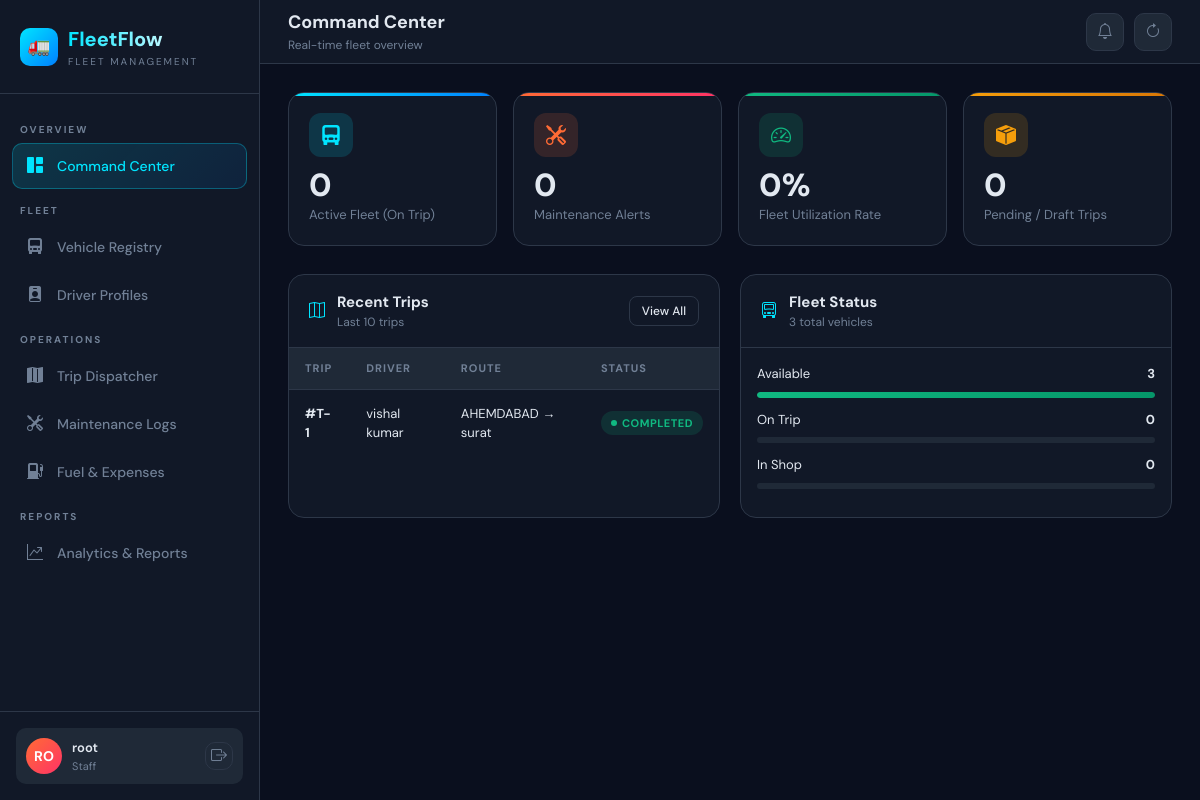
The page /dashboard/ (signed in) on the database its author committed.
### trips/models.py (models this page shows, shortened)
class Trip(models.Model):
    STATUS = [
        ('draft', 'Draft'),
        ('dispatched', 'Dispatched'),
        ('completed', 'Completed'),
        ('cancelled', 'Cancelled'),
    ]
    vehicle = models.ForeignKey(Vehicle, on_delete=models.PROTECT)
    driver = models.ForeignKey(Driver, on_delete=models.PROTECT)
    cargo_weight_kg = models.FloatField()
    origin = models.CharField(max_length=200)
    destination = models.CharField(max_length=200)
    status = models.CharField(max_length=20, choices=STATUS, default='draft')
    start_odometer = models.FloatField()
    end_odometer = models.FloatField(null=True, blank=True)
    notes = models.TextField(blank=True)
    created_at = models.DateTimeField(auto_now_add=True)

### drivers/models.py (models this page shows, shortened)
class Driver(models.Model):
    STATUS = [
        ('on_duty', 'On Duty'),
        ('off_duty', 'Off Duty'),
        ('suspended', 'Suspended'),
    ]
    LICENSE_CAT = [
        ('truck', 'Truck'),
        ('van', 'Van'),
        ('bike', 'Bike'),
    ]
    name = models.CharField(max_length=100)
    phone = models.CharField(max_length=15)
    license_number = models.CharField(max_length=50, unique=True)
    license_expiry = models.DateField()
    license_category = models.CharField(max_length=10, choices=LICENSE_CAT)
    safety_score = models.FloatField(default=100.0)
    status = models.CharField(max_length=20, choices=STATUS, default='off_duty')
    created_at = models.DateTimeField(auto_now_add=True)

### dashboard/views.py (the view)
# urls.py: path('', views.dashboard, name='dashboard'),
@login_required
def dashboard(request):
    group = get_group(request.user)
    if group == 'Dispatcher':
        return redirect('trip_list')
    elif group == 'Safety Officer':
        return redirect('driver_list')
    elif group == 'Analyst':
        return redirect('analytics')
    total_vehicles = Vehicle.objects.count() or 1
    available_count = Vehicle.objects.filter(status='available').count()
    on_trip_count = Vehicle.objects.filter(status='on_trip').count()
    in_shop_count = Vehicle.objects.filter(status='in_shop').count()
    utilization_rate = round((on_trip_count / total_vehicles) * 100)
    pending_trips = Trip.objects.filter(status='draft').count()
    recent_trips = Trip.objects.order_by('-created_at')[:10]
    expired_drivers = Driver.objects.filter(
        license_expiry__lt=datetime.date.today()
    )
    context = {
        'total_vehicles': total_vehicles,
        'available_count': available_count,
        'on_trip_count': on_trip_count,
        'in_shop_count': in_shop_count,
        'utilization_rate': utilization_rate,
        'pending_trips': pending_trips,
        'recent_trips': recent_trips,
        'expired_drivers': expired_drivers,
    }
    return render(request, 'dashboard/dashboard.html', context)

### dashboard/views.py (called while the page is built)
def get_group(user):
    if user.is_superuser:
        return 'Manager'
    group = user.groups.first()
    return group.name if group else ''

### templates/dashboard/dashboard.html (shortened to what this page needs)
{% extends 'base.html' %}
{% block topbar %}
<div class="topbar">
  <div>
    <div class="page-title">Command Center</div>
    <div class="page-subtitle">Real-time fleet overview</div>
  </div>
  <div class="topbar-actions">
    <div class="btn-icon"><i class="bi bi-bell"></i></div>
    <div class="btn-icon"><i class="bi bi-arrow-clockwise" onclick="location.reload()"></i></div>
  </div>
</div>
{% endblock %}
{% block content %}
<div class="kpi-grid">
  <div class="kpi-card cyan">
    <div class="kpi-icon"><i class="bi bi-truck-front-fill"></i></div>
    <div class="kpi-value">{{ on_trip_count }}</div>
    <div class="kpi-label">Active Fleet (On Trip)</div>
  </div>
  <div class="kpi-card orange">
    <div class="kpi-icon"><i class="bi bi-tools"></i></div>
    <div class="kpi-value">{{ in_shop_count }}</div>
    <div class="kpi-label">Maintenance Alerts</div>
  </div>
  <div class="kpi-card green">
    <div class="kpi-icon"><i class="bi bi-speedometer2"></i></div>
    <div class="kpi-value">{{ utilization_rate }}%</div>
    <div class="kpi-label">Fleet Utilization Rate</div>
  </div>
  <div class="kpi-card yellow">
    <div class="kpi-icon"><i class="bi bi-box-seam-fill"></i></div>
    <div class="kpi-value">{{ pending_trips }}</div>
    <div class="kpi-label">Pending / Draft Trips</div>
  </div>
</div>
<div class="grid-2">
  <div class="card-box">
    <div class="card-header">
      <i class="bi bi-map" style="color:var(--accent)"></i>
      <div>
        <div class="card-header-title">Recent Trips</div>
        <div class="card-header-sub">Last 10 trips</div>
      </div>
      <div class="card-header-actions">
        <a href="{% url 'trip_list' %}" class="btn-outline-ff btn-sm-ff">View All</a>
      </div>
    </div>
    <div class="table-wrap">
      <table>
        <thead>
          <tr><th>Trip</th><th>Driver</th><th>Route</th><th>Status</th></tr>
        </thead>
        <tbody>
          {% for trip in recent_trips %}
          <tr>
            <td><b>#T-{{ trip.id }}</b></td>
            <td>{{ trip.driver.name }}</td>
            <td>{{ trip.origin|truncatechars:10 }} → {{ trip.destination|truncatechars:10 }}</td>
            <td>
              <span class="pill pill-{% if trip.status == 'completed' %}success{% elif trip.status == 'dispatched' %}primary{% elif trip.status == 'cancelled' %}danger{% else %}secondary{% endif %}">
                <span class="pill-dot"></span>{{ trip.get_status_display }}
              </span>
            </td>
          </tr>
          {% empty %}
          <tr><td colspan="4" style="text-align:center;color:var(--text-muted)">No trips yet</td></tr>
          {% endfor %}
        </tbody>
      </table>
    </div>
  </div>
  <div class="card-box">
    <div class="card-header">
      <i class="bi bi-truck-front" style="color:var(--accent)"></i>
      <div>
        <div class="card-header-title">Fleet Status</div>
        <div class="card-header-sub">{{ total_vehicles }} total vehicles</div>
      </div>
    </div>
    <div style="padding:16px">
      <div style="margin-bottom:12px">
        <div style="display:flex;justify-content:space-between;margin-bottom:4px">
          <span style="font-size:13px">Available</span>
          <span style="font-size:13px;font-weight:700">{{ available_count }}</span>
        </div>
        <div class="progress-ff">
          <div class="progress-bar-ff" style="width:{% widthratio available_count total_vehicles 100 %}%;background:linear-gradient(90deg,var(--success),#059669)"></div>
        </div>
      </div>
      <div style="margin-bottom:12px">
        <div style="display:flex;justify-content:space-between;margin-bottom:4px">
          <span style="font-size:13px">On Trip</span>
          <span style="font-size:13px;font-weight:700">{{ on_trip_count }}</span>
        </div>
        <div class="progress-ff">
        </div>
      </div>
      <div style="margin-bottom:12px">
        <div style="display:flex;justify-content:space-between;margin-bottom:4px">
          <span style="font-size:13px">In Shop</span>
          <span style="font-size:13px;font-weight:700">{{ in_shop_count }}</span>
        </div>
        <div class="progress-ff">
        </div>
      </div>
    </div>
  </div>
</div>
{% endblock %}

### templates/base.html (shortened to what this page needs)
{% load static %}
<!DOCTYPE html>
<html lang="en">
<head>
<link href="https://cdnjs.cloudflare.com/ajax/libs/bootstrap/5.3.2/css/bootstrap.min.css" rel="stylesheet">
<link href="https://cdnjs.cloudflare.com/ajax/libs/bootstrap-icons/1.11.3/font/bootstrap-icons.min.css" rel="stylesheet">
<link rel="stylesheet" href="{% static 'css/main.css' %}">
</head>
<body>
<div style="display:flex">
  <div class="sidebar">
    <div class="sidebar-brand">
      <div class="brand-logo">
        <div class="brand-icon">🚛</div>
        <div>
          <div class="brand-name">FleetFlow</div>
          <div class="brand-tag">Fleet Management</div>
        </div>
      </div>
    </div>
    <nav class="sidebar-nav">
      {% if request.user.is_superuser or request.user.groups.first.name == 'Manager' %}
      <div class="nav-section">Overview</div>
      <a class="nav-item {% if request.resolver_match.url_name == 'dashboard' %}active{% endif %}" href="{% url 'dashboard' %}">
        <i class="bi bi-grid-1x2-fill"></i> Command Center
      </a>
      {% endif %}
      {% if request.user.is_superuser or request.user.groups.first.name == 'Manager' or request.user.groups.first.name == 'Dispatcher' or request.user.groups.first.name == 'Safety Officer' %}
      <div class="nav-section">Fleet</div>
      {% endif %}
      {% if request.user.is_superuser or request.user.groups.first.name == 'Manager' or request.user.groups.first.name == 'Dispatcher' %}
      <a class="nav-item {% if 'vehicle' in request.path %}active{% endif %}" href="{% url 'vehicle_list' %}">
        <i class="bi bi-truck-front-fill"></i> Vehicle Registry
      </a>
      {% endif %}
      {% if request.user.is_superuser or request.user.groups.first.name == 'Manager' or request.user.groups.first.name == 'Safety Officer' %}
      <a class="nav-item {% if 'driver' in request.path %}active{% endif %}" href="{% url 'driver_list' %}">
        <i class="bi bi-person-badge-fill"></i> Driver Profiles
      </a>
      {% endif %}
      {% if request.user.is_superuser or request.user.groups.first.name == 'Manager' or request.user.groups.first.name == 'Dispatcher' %}
      <div class="nav-section">Operations</div>
      <a class="nav-item {% if 'trip' in request.path %}active{% endif %}" href="{% url 'trip_list' %}">
        <i class="bi bi-map-fill"></i> Trip Dispatcher
      </a>
      <a class="nav-item {% if 'maintenance' in request.path %}active{% endif %}" href="{% url 'maintenance_list' %}">
        <i class="bi bi-tools"></i> Maintenance Logs
      </a>
      <a class="nav-item {% if 'expense' in request.path or 'fuel' in request.path %}active{% endif %}" href="{% url 'expense_list' %}">
        <i class="bi bi-fuel-pump-fill"></i> Fuel & Expenses
      </a>
      {% endif %}
      {% if request.user.is_superuser or request.user.groups.first.name == 'Manager' or request.user.groups.first.name == 'Analyst' %}
      <div class="nav-section">Reports</div>
      <a class="nav-item {% if 'analytics' in request.path %}active{% endif %}" href="{% url 'analytics' %}">
        <i class="bi bi-graph-up-arrow"></i> Analytics & Reports
      </a>
      {% endif %}
    </nav>
    <div class="sidebar-footer">
      <div class="user-card">
        <div class="user-avatar">{{ request.user.username|slice:":2"|upper }}</div>
        <div>
          <div class="user-name">{{ request.user.get_full_name|default:request.user.username }}</div>
          <div class="user-role">{{ request.user.groups.first|default:"Staff" }}</div>
        </div>
        <a href="{% url 'logout' %}" class="btn-icon" style="margin-left:auto;width:28px;height:28px">
          <i class="bi bi-box-arrow-right"></i>
        </a>
      </div>
    </div>
  </div>
  <div class="main-content">
    {% block topbar %}{% endblock %}
    <div class="content-area">
      {% block content %}{% endblock %}
    </div>
  </div>
</div>
</body>
</html>

### rows shown on the page
Trip: id "1", driver.name "vishal kumar", origin "AHEMDABAD", destination "surat", status "COMPLETED"

### other values the page prints
{{ request.user.username|slice:":2"|upper }} "RO"
{{ request.user.get_full_name|default:request.user.username }} "root"
{{ request.user.groups.first|default:"Staff" }} "Staff"
{{ on_trip_count }} "0"
{{ in_shop_count }} "0"
{{ utilization_rate }} "0"
{{ pending_trips }} "0"
{{ total_vehicles }} "3"
{{ available_count }} "3"
